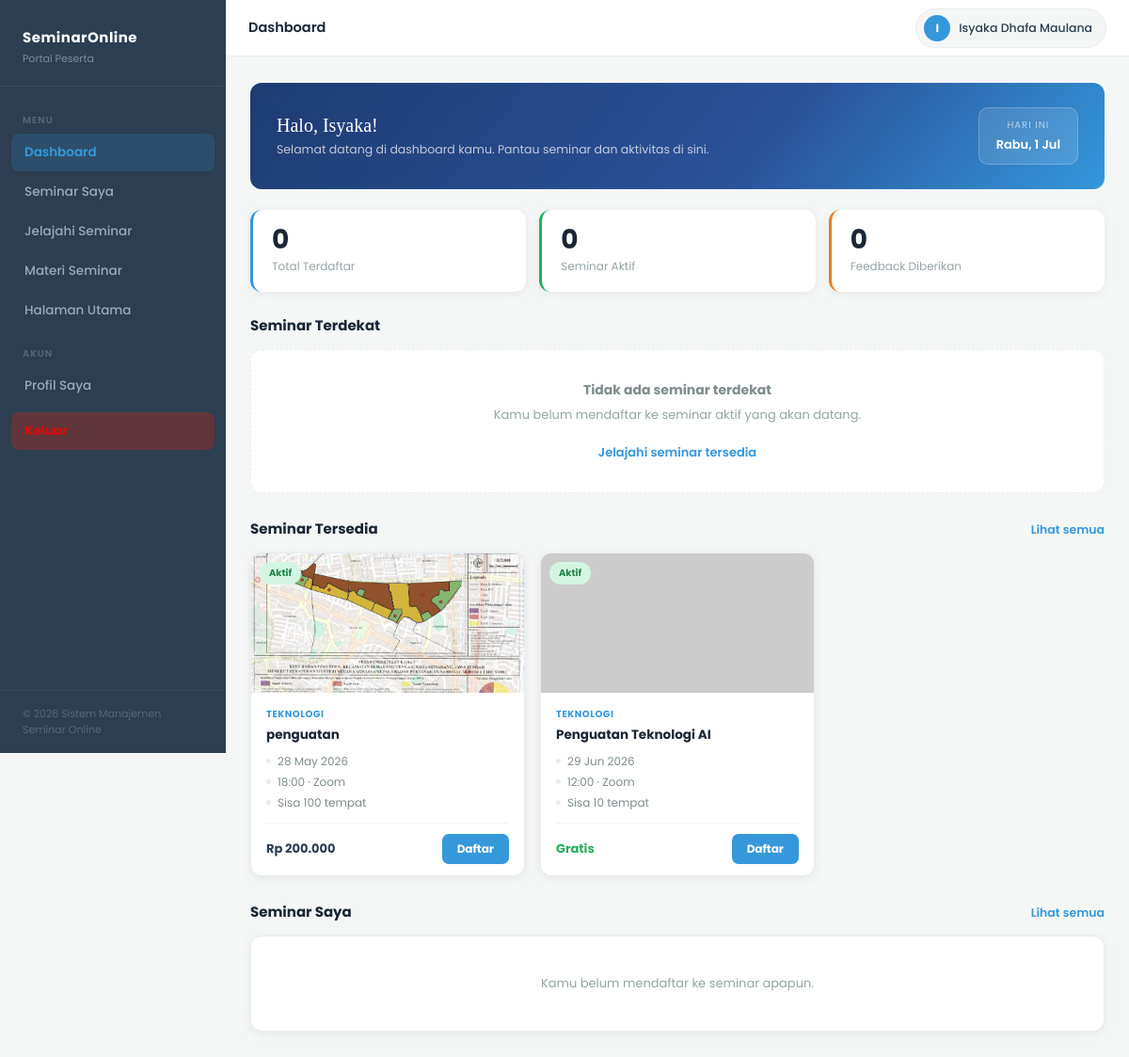
Page /dashboardpeserta.php (signed in) on the committed database.
### tables this page shows
CREATE TABLE `seminar` (
  `seminar_id` int(11) NOT NULL,
  `kontrak_id` int(11) DEFAULT NULL,
  `eo_id` int(11) NOT NULL,
  `narasumber_id` int(11) NOT NULL,
  `judul_seminar` varchar(200) NOT NULL,
  `deskripsi` text DEFAULT NULL,
  `kategori` varchar(100) DEFAULT NULL,
  `kuota` int(11) DEFAULT NULL,
  `biaya` decimal(10,2) DEFAULT NULL,
  `metode` enum('online','offline') DEFAULT 'online',
  `jam_mulai` time NOT NULL,
  `jam_selesai` time NOT NULL,
  `platform` varchar(200) NOT NULL,
  `gambar` mediumblob NOT NULL,
  `link_meeting` varchar(255) DEFAULT NULL,
  `status` enum('draft','aktif','selesai') DEFAULT 'draft',
  `undangan_status` enum('menunggu','diterima','ditolak') NOT NULL DEFAULT 'menunggu',
  `alasan_tolak` text DEFAULT NULL,
  `created_at` timestamp NOT NULL DEFAULT current_timestamp(),
  `tanggal` varchar(20) NOT NULL
);

### dashboardpeserta.php (the view, shortened to what this page needs)
<?php
include "config.php";
$peserta_id = (int) $_SESSION['id'];
$nama_user = $_SESSION['nama'] ?? 'Peserta';
$foto_user = $_SESSION['foto_profil'] ?? null;
$total_daftar = mysqli_fetch_assoc(mysqli_query(
    $conn,
    "SELECT COUNT(*) AS total FROM pendaftaran WHERE peserta_id = $peserta_id"
))['total'];
$seminar_aktif = mysqli_fetch_assoc(mysqli_query(
    $conn,
    "SELECT COUNT(*) AS total FROM pendaftaran p
     JOIN seminar s ON p.seminar_id = s.seminar_id
     WHERE p.peserta_id = $peserta_id AND s.status = 'aktif'"
))['total'];
$total_feedback = mysqli_fetch_assoc(mysqli_query(
    $conn,
    "SELECT COUNT(*) AS total FROM feedback WHERE peserta_id = $peserta_id"
))['total'];
$seminar_dekat_q = mysqli_query(
    $conn,
    "SELECT s.seminar_id, s.judul_seminar, s.tanggal, s.jam_mulai, s.jam_selesai,
            s.platform, s.link_meeting, s.gambar, s.kategori, s.biaya,
            u.nama AS narasumber,
            p.status AS status_daftar
     FROM pendaftaran p
     JOIN seminar s ON p.seminar_id = s.seminar_id
     LEFT JOIN users u ON s.narasumber_id = u.id
     WHERE p.peserta_id = $peserta_id
       AND s.status = 'aktif'
       AND s.tanggal >= CURDATE()
     ORDER BY STR_TO_DATE(s.tanggal, '%Y-%m-%d') ASC,
              s.jam_mulai ASC
     LIMIT 1"
);
$seminar_dekat = mysqli_fetch_assoc($seminar_dekat_q);
$seminar_tersedia_q = mysqli_query(
    $conn,
    "SELECT s.seminar_id, s.judul_seminar, s.tanggal, s.jam_mulai, s.jam_selesai,
            s.platform, s.gambar, s.kategori, s.biaya, s.kuota,
            u.nama AS narasumber
     FROM seminar s
     LEFT JOIN users u ON s.narasumber_id = u.id
     WHERE s.status = 'aktif'
       AND s.seminar_id NOT IN (
           SELECT seminar_id FROM pendaftaran WHERE peserta_id = $peserta_id
       )
     ORDER BY s.tanggal ASC
     LIMIT 6"
);
$seminar_tersedia = [];
while ($r = mysqli_fetch_assoc($seminar_tersedia_q)) {
    $seminar_tersedia[] = $r;
}
$seminar_saya = [];
?>
<!DOCTYPE html>
<html lang="id">
<head>
</head>
<body>
    <nav class="sidebar" id="sidebar">
        <div class="sidebar-brand">
            <h3>SeminarOnline</h3>
            <p>Portal Peserta</p>
        </div>
        <div class="sidebar-nav">
            <span class="nav-label">Menu</span>
            <a href="dashboardpeserta.php" class="active">Dashboard</a>
            <a href="jelajahi_seminar.php">Seminar Saya</a>
            <a href="semua_seminar.php">Jelajahi Seminar</a>
            <a href="materi_seminar.php">Materi Seminar</a>
            <a href="index.php">Halaman Utama</a>
            <span class="nav-label" style="margin-top:18px">Akun</span>
            <a href="profil_peserta.php">Profil Saya</a>
            <a href="logout.php" class="logout">Keluar</a>
        </div>
        <div class="sidebar-footer">&copy; 2026 Sistem Manajemen Seminar Online</div>
    </nav>
    <div class="topbar" id="topbar">
        <div class="topbar-left">
            <span class="topbar-title">Dashboard</span>
        </div>
        <div class="user-pill">
            <div class="user-avatar">
                <?php if ($foto_user): ?>
                    <img src="upload/foto_profil/<?= htmlspecialchars($foto_user) ?>"
                        alt="<?= htmlspecialchars($nama_user) ?>">
                <?php else: ?>
                    <?= mb_strtoupper(mb_substr($nama_user, 0, 1)) ?>
                <?php endif; ?>
            </div>
            <?= htmlspecialchars($nama_user) ?>
        </div>
    </div>
    <div class="main" id="main">
        <div class="content">
            <div class="welcome">
                <div class="welcome-text">
                    <h2>Halo, <?= htmlspecialchars(explode(' ', $nama_user)[0]) ?>!</h2>
                    <p>Selamat datang di dashboard kamu. Pantau seminar dan aktivitas di sini.</p>
                </div>
                <div class="welcome-badge">
                    <div class="wb-label">Hari ini</div>
                    <div class="wb-date" id="todayDate">—</div>
                </div>
            </div>
            <div class="stats-row">
                <div class="stat-card">
                    <div class="stat-num"><?= $total_daftar ?></div>
                    <div class="stat-label">Total Terdaftar</div>
                </div>
                <div class="stat-card green">
                    <div class="stat-num"><?= $seminar_aktif ?></div>
                    <div class="stat-label">Seminar Aktif</div>
                </div>
                <div class="stat-card amber">
                    <div class="stat-num"><?= $total_feedback ?></div>
                    <div class="stat-label">Feedback Diberikan</div>
                </div>
            </div>
            <div class="section-row">
                <span class="section-title">Seminar Terdekat</span>
            </div>
            <?php if ($seminar_dekat): ?>
                <?php
                $sd = $seminar_dekat;
                $tgl_fmt = $sd['tanggal'] ? date('d M Y', strtotime($sd['tanggal'])) : '-';
                $jam_fmt = ($sd['jam_mulai'] && $sd['jam_selesai'])
                    ? date('H:i', strtotime($sd['jam_mulai'])) . ' – ' . date('H:i', strtotime($sd['jam_selesai'])) . ' WIB'
                    : '-';
                $gambar_sd = !empty($sd['gambar']) ? "upload/" . $sd['gambar'] : 'https://via.placeholder.com/440x220/dfe6e9/95a5a6?text=Seminar';
                $target_ts = 0;
                if ($sd['tanggal'] && $sd['jam_mulai']) {
                    $target_ts = strtotime($sd['tanggal'] . ' ' . $sd['jam_mulai']);
                }
                $link_sd = trim($sd['link_meeting'] ?? '');
                ?>
                <div class="nearest-card">
                    <div class="nearest-thumb">
                        <img src="<?= $gambar_sd ?>" alt="<?= htmlspecialchars($sd['judul_seminar']) ?>"
                            onerror="this.src='https://via.placeholder.com/440x220/dfe6e9/95a5a6?text=Seminar'">
                        <div class="nearest-ribbon">Terdekat</div>
                    </div>
                    <div class="nearest-body">
                        <?php if ($sd['kategori']): ?>
                            <div class="nearest-kategori"><?= htmlspecialchars($sd['kategori']) ?></div>
                        <?php endif; ?>
                        <div class="nearest-title"><?= htmlspecialchars($sd['judul_seminar']) ?></div>
                        <div class="nearest-text">Hai <?= htmlspecialchars(explode(' ', $nama_user)[0]) ?>, seminar ini akan
                            dimulai setelah waktu hitung mundur selesai.
                            Pastikan kamu sudah siap untuk bergabung</div>
                        <div class="nearest-meta">
                            <div class="nearest-meta-item"><strong><?= $tgl_fmt ?></strong></div>
                            <div class="nearest-meta-item"><strong><?= $jam_fmt ?></strong></div>
                            <div class="nearest-meta-item">Platform:
                                <strong><?= htmlspecialchars($sd['platform'] ?? 'Online') ?></strong>
                            </div>
                            <div class="nearest-meta-item">Narasumber:
                                <strong><?= htmlspecialchars($sd['narasumber'] ?? '-') ?></strong>
                            </div>
                        </div>
                        <div class="countdown-row" id="cdRow">
                            <div class="count-box">
                                <div class="count-num" id="cdD">--</div>
                                <div class="count-label">Hari</div>
                            </div>
                            <div class="count-box">
                                <div class="count-num" id="cdH">--</div>
                                <div class="count-label">Jam</div>
                            </div>
                            <div class="count-box">
                                <div class="count-num" id="cdM">--</div>
                                <div class="count-label">Menit</div>
                            </div>
                            <div class="count-box">
                                <div class="count-num" id="cdS">--</div>
                                <div class="count-label">Detik</div>
                            </div>
                        </div>
                        <div class="nearest-actions">
                            <div class="zoom-reveal-wrap">
                                <button class="btn-zoom-toggle" id="nearestZoomBtn" onclick="toggleNearestZoom()">
                                    Bergabung Sekarang
                                </button>
                                <div class="zoom-link-box" id="nearestZoomBox">
                                    <?php if (!empty($link_sd)): ?>
                                        <div class="zlb-label">Link Meeting —
                                            <?= htmlspecialchars($sd['platform'] ?? 'Online') ?>
                                        </div>
                                        <div class="zlb-url" id="nearestZoomUrl"><?= htmlspecialchars($link_sd) ?></div>
                                        <button class="zlb-copy" onclick="copyText('nearestZoomUrl')">Salin Link</button>
                                    <?php else: ?>
                                        <div class="zlb-no-link">Link belum tersedia. Cek lagi menjelang hari seminar.</div>
                                    <?php endif; ?>
                                </div>
                            </div>
                            <a href="jelajahi_seminar.php" class="btn-detail-sm">Lihat Detail</a>
                        </div>
                    </div>
                </div>
                <script>
                    (function () {
                        var target = <?= $target_ts ? ($target_ts * 1000) : 0 ?>;
                        function pad(n) { return String(n).padStart(2, '0'); }
                        function tick() {
                            var diff = target - Date.now();
                            if (diff <= 0) {
                                document.getElementById('cdRow').innerHTML =
                                    '<div style="font-size:13px;color:#27ae60;font-weight:700;padding:6px 0">Seminar sedang berlangsung!</div>';
                                return;
                            }
                            var d = Math.floor(diff / 86400000);
                            var h = Math.floor((diff % 86400000) / 3600000);
                            var m = Math.floor((diff % 3600000) / 60000);
                            var s = Math.floor((diff % 60000) / 1000);
                            document.getElementById('cdD').textContent = pad(d);
                            document.getElementById('cdH').textContent = pad(h);
                            document.getElementById('cdM').textContent = pad(m);
                            document.getElementById('cdS').textContent = pad(s);
                        }
                        if (target > 0) { tick(); setInterval(tick, 1000); }
                        else { document.getElementById('cdRow').style.display = 'none'; }
                    })();
                </script>
            <?php else: ?>
                <div class="nearest-empty">
                    <strong>Tidak ada seminar terdekat</strong>
                    Kamu belum mendaftar ke seminar aktif yang akan datang.
                    <br><br>
                    <a href="semua_seminar.php" style="color:#3498db;font-weight:600;">Jelajahi seminar tersedia</a>
                </div>
            <?php endif; ?>
            <?php if (count($seminar_tersedia) > 0): ?>
                <div class="section-row">
                    <span class="section-title">Seminar Tersedia</span>
                    <a href="semua_seminar.php" class="section-link">Lihat semua</a>
                </div>
                <div class="seminar-grid" id="gridTersedia">
                    <?php foreach ($seminar_tersedia as $st):
                        $tgl_st = $st['tanggal'] ? date('d M Y', strtotime($st['tanggal'])) : '-';
                        $jam_st = $st['jam_mulai'] ? date('H:i', strtotime($st['jam_mulai'])) : '-';
                        $biaya_st = $st['biaya'] > 0 ? 'Rp ' . number_format($st['biaya'], 0, ',', '.') : 'Gratis';
                        $gambar_st = !empty($st['gambar']) ? "upload/" . $st['gambar'] : 'https://via.placeholder.com/400x180/dfe6e9/95a5a6?text=Seminar';
                        ?>
                        <div class="scard" id="card-tersedia-<?= $st['seminar_id'] ?>">
                            <div class="scard-thumb">
                                <img src="<?= $gambar_st ?>" alt="<?= htmlspecialchars($st['judul_seminar']) ?>"
                                    onerror="this.src='https://via.placeholder.com/400x180/dfe6e9/95a5a6?text=Seminar'">
                                <span class="scard-badge badge-aktif">Aktif</span>
                            </div>
                            <div class="scard-body">
                                <?php if ($st['kategori']): ?>
                                    <div class="scard-kategori"><?= htmlspecialchars($st['kategori']) ?></div>
                                <?php endif; ?>
                                <div class="scard-title"><?= htmlspecialchars($st['judul_seminar']) ?></div>
                                <div class="scard-meta">
                                    <div class="scard-meta-row"><span class="scard-dot"></span><?= $tgl_st ?></div>
                                    <div class="scard-meta-row"><span class="scard-dot"></span><?= $jam_st ?> &middot;
                                        <?= htmlspecialchars($st['platform'] ?? 'Online') ?>
                                    </div>
                                    <div class="scard-meta-row"><span class="scard-dot"></span>Sisa <?= $st['kuota'] ?> tempat
                                    </div>
                                </div>
                                <div class="scard-footer">
                                    <span class="scard-price <?= $st['biaya'] <= 0 ? 'free' : '' ?>"><?= $biaya_st ?></span>
                                    <a href="daftar.php?id=<?= $st['seminar_id'] ?>" class="btn-daftar">Daftar</a>
                                </div>
                            </div>
                        </div>
                    <?php endforeach; ?>
                </div>
            <?php endif; ?>
            <div class="section-row">
                <span class="section-title">Seminar Saya</span>
                <a href="jelajahi_seminar.php" class="section-link">Lihat semua</a>
            </div>
            <?php if (count($seminar_saya) === 0): ?>
                <div class="table-card">
                    <div class="empty-tbl">Kamu belum mendaftar ke seminar apapun.</div>
                </div>
            <?php endif; ?>
        </div>
    </div>
</body>
</html>

### rows in the picture
seminar: gambar (picture), kategori "TEKNOLOGI", judul_seminar "penguatan", tanggal "28 May 2026", jam_mulai "18:00", platform "Zoom", kuota "100", biaya "Rp 200.000"
seminar: kategori "TEKNOLOGI", judul_seminar "Penguatan Teknologi AI", tanggal "29 Jun 2026", jam_mulai "12:00", platform "Zoom", kuota "10", biaya "Gratis"

### other values in the picture
mb_strtoupper(mb_substr($nama_user, 0, 1)) "I"
$nama_user "Isyaka Dhafa Maulana"
explode(' ', $nama_user)[0] "Isyaka"
$total_daftar "0"
$seminar_aktif "0"
$total_feedback "0"
